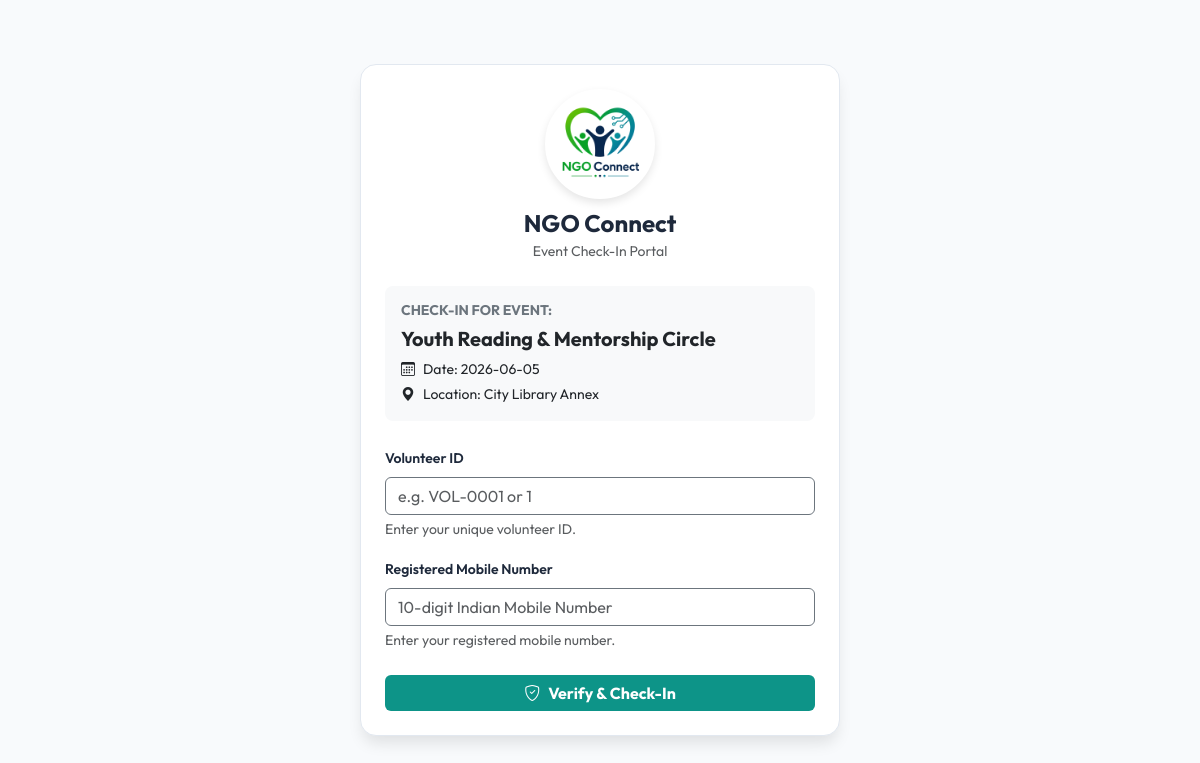
The page /attendance/scan/4 on the database its author committed.
### models.py (models this page shows, shortened)
class Event(db.Model):
    __tablename__ = 'events'
    id = db.Column(db.Integer, primary_key=True)
    name = db.Column(db.String(150), nullable=False)
    description = db.Column(db.Text, nullable=False)
    category = db.Column(db.String(50), nullable=False)  # 'Medical Camp', 'Education', 'Disaster Relief', 'Food Drive', 'Fundraising', 'Environment', 'Other'
    date = db.Column(db.Date, nullable=False)
    time = db.Column(db.Time, nullable=False)
    venue = db.Column(db.String(150), nullable=False)
    required_volunteers = db.Column(db.Integer, nullable=False, default=1)
    status = db.Column(db.String(20), nullable=False, default='Upcoming')  # 'Upcoming', 'Completed', 'Closed'
    @property
    def assigned_count(self):
        if hasattr(self, '_assigned_count'):
            return self._assigned_count
        return VolunteerApplication.query.filter(
            VolunteerApplication.event_id == self.id,
            VolunteerApplication.status.in_(['Applied', 'Approved'])
        ).count()
    applications = db.relationship('VolunteerApplication', backref='event', lazy='dynamic', cascade="all, delete-orphan")
    attendance = db.relationship('Attendance', backref='event', lazy='dynamic', cascade="all, delete-orphan")
    allocations = db.relationship('ResourceAllocation', backref='event', lazy='dynamic', cascade="all, delete-orphan")
    certificates = db.relationship('Certificate', backref='event', lazy='dynamic', cascade="all, delete-orphan")

### app.py (the view, shortened to what this page needs)
@app.route('/attendance/scan/<int:event_id>', methods=['GET', 'POST'])
def scan_attendance(event_id):
    event = Event.query.get(event_id)
    if not event:
        return render_template('public_checkin.html', error="Invalid QR Code.", event=None)
    if event.status == 'Closed':
        return render_template('public_checkin.html', error="Event is not active.", event=event)
    if request.method == 'GET':
        return render_template(
            'public_checkin.html',
            event=event,
            success=False
        )

### app.py (called while the page is built, shortened)
@app.before_request
def check_session_role_sync():
    if current_user.is_authenticated:
        session['user_id'] = current_user.id
        session['user_role'] = current_user.role

def versioned_url_for(endpoint, **values):
    if endpoint == 'static':
        filename = values.get('filename')
        if filename:
            file_path = os.path.join(app.root_path, endpoint, filename)
            if os.path.exists(file_path):
                mtime = int(os.stat(file_path).st_mtime)
                values['v'] = mtime
    return url_for(endpoint, **values)

@app.context_processor
def override_url_for():
    return dict(url_for=versioned_url_for)

@app.after_request
def add_header(response):
    if response.content_type and ('text/html' in response.content_type or 'application/json' in response.content_type):
        response.headers["Cache-Control"] = "no-cache, no-store, must-revalidate, public, max-age=0"
        response.headers["Pragma"] = "no-cache"
        response.headers["Expires"] = "0"
    return response

@app.context_processor
def inject_global_vars():
    import pytz
    kolkata_tz = pytz.timezone('Asia/Kolkata')
    today_date = datetime.now(kolkata_tz).date().strftime('%Y-%m-%d')
    return {
        'unread_notifications_count': 0,
        'notifications_list': [],
        'today_date': today_date
    }

### templates/public_checkin.html (shortened to what this page needs)
<!DOCTYPE html>
<html lang="en" data-theme="light">
<head>
    <link href="https://cdn.jsdelivr.net/npm/bootstrap@5.3.0/dist/css/bootstrap.min.css" rel="stylesheet">
    <link href="https://cdn.jsdelivr.net/npm/bootstrap-icons@1.10.0/font/bootstrap-icons.css" rel="stylesheet">
</head>
<body>
    <div class="checkin-card p-4">
        <div class="text-center mb-4">
            <div class="logo-circle-public">
                <img src="{{ url_for('static', filename='images/logo.png') }}" alt="NGO Connect Logo">
            </div>
            <h4 class="fw-bold mb-0 mt-2">NGO Connect</h4>
            <span class="text-muted small">Event Check-In Portal</span>
        </div>
        {% if success %}
            <div class="text-center py-3">
                <span class="text-success fs-1 d-block mb-3"><i class="bi bi-check-circle-fill"></i></span>
                <h5 class="fw-bold text-success">Attendance Marked Successfully</h5>
                <hr class="my-4">
                <div class="text-start px-2">
                    <div class="mb-2"><strong>Volunteer Name:</strong> <span class="text-muted">{{ volunteer_name }}</span></div>
                    <div class="mb-2"><strong>Volunteer ID:</strong> <span class="text-muted">VOL-{{ "%04d" | format(volunteer_id) }}</span></div>
                    <div class="mb-2"><strong>Event Name:</strong> <span class="text-muted">{{ event.name }}</span></div>
                    <div class="mb-3"><strong>Check-In Time:</strong> <span class="text-muted">{{ checkin_time }}</span></div>
                </div>
                <div class="mt-4">
                    <a href="/login" class="btn btn-teal btn-sm px-4">Go to Portal Log In</a>
                </div>
            </div>
        {% else %}
            {% if event %}
                <div class="card bg-light border-0 p-3 mb-4 rounded-3 text-dark">
                    <h6 class="fw-bold mb-2 text-uppercase text-secondary small">Check-In for Event:</h6>
                    <h5 class="fw-bold text-teal mb-2">{{ event.name }}</h5>
                    <div class="small mb-1"><i class="bi bi-calendar3 me-2"></i>Date: {{ event.date.strftime('%Y-%m-%d') }}</div>
                    <div class="small"><i class="bi bi-geo-alt-fill me-2"></i>Location: {{ event.venue }}</div>
                </div>
                <form action="/attendance/scan/{{ event.id }}" method="POST">
                    <div class="mb-3">
                        <label for="volunteer_code" class="form-label fw-semibold small">Volunteer ID</label>
                        <input type="text" name="volunteer_code" id="volunteer_code" class="form-control border-secondary" placeholder="e.g. VOL-0001 or 1" required>
                        <div class="form-text text-muted small mt-1">Enter your unique volunteer ID.</div>
                    </div>
                    <div class="mb-4">
                        <label for="mobile_number" class="form-label fw-semibold small">Registered Mobile Number</label>
                        <input type="tel" name="mobile_number" id="mobile_number" class="form-control border-secondary" placeholder="10-digit Indian Mobile Number" required maxlength="10" minlength="10" inputmode="numeric" pattern="[6-9][0-9]{9}" oninput="this.value = this.value.replace(/[^0-9]/g, '').substring(0, 10);">
                        <div class="form-text text-muted small mt-1">Enter your registered mobile number.</div>
                    </div>
                    <button type="submit" class="btn btn-teal w-100 py-2.5 fw-bold"><i class="bi bi-shield-check me-2"></i>Verify & Check-In</button>
                </form>
            {% else %}
                <div class="text-center text-muted py-4">
                    <i class="bi bi-exclamation-triangle fs-1 d-block mb-3 text-warning"></i>
                    No event loaded. Please scan a valid check-in QR code.
                </div>
            {% endif %}
        {% endif %}
    </div>
</body>
</html>

### templates/public_checkin.html (style rules this page uses)
:root { --bg-color: #f8fafc; --text-color: #1e293b; --card-bg: #ffffff; --border-color: #e2e8f0; --primary-color: #0d9488; --primary-hover: #0f766e; }
body { background-color: var(--bg-color); color: var(--text-color); font-family: 'Outfit', sans-serif; min-height: 100vh; display: flex; align-items: center; justify-content: center; padding: 1.5rem; transition: all 0.3s ease; overflow-x: hidden; }
img { max-width: 100%; height: auto; }
.checkin-card { width: 100%; max-width: 480px; background-color: var(--card-bg); border: 1px solid var(--border-color); border-radius: 16px; box-shadow: 0 10px 15px -3px rgba(0, 0, 0, 0.1); overflow: hidden; box-sizing: border-box; }
.logo-circle-public { width: 110px; height: 110px; border-radius: 50%; overflow: hidden; display: flex; align-items: center; justify-content: center; border: 3px solid #ffffff; box-shadow: 0 4px 8px rgba(0, 0, 0, 0.1); background-color: #ffffff; margin: 0 auto 10px auto; transition: all 0.2s ease; }
.logo-circle-public img { width: 100%; height: 100%; object-fit: contain; }
.btn-teal { background-color: var(--primary-color); color: white; border: none; transition: all 0.2s ease; width: 100%; }
form input, form button { width: 100%; }

### rows shown on the page
Event: name "Youth Reading & Mentorship Circle", date "2026-06-05", venue "City Library Annex"
